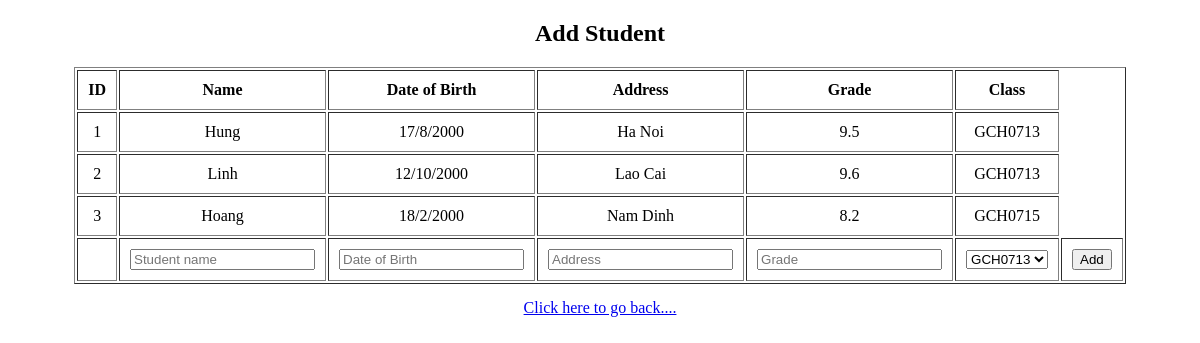
/add_student.php (signed in), run on the app's committed database.
### tables this page shows
CREATE TABLE `student` (
  `student_id` int(11) NOT NULL,
  `student_name` varchar(255) NOT NULL,
  `student_DoB` varchar(255) NOT NULL,
  `student_address` varchar(255) NOT NULL,
  `student_grade` float NOT NULL,
  `class_id` int(11) NOT NULL
);

CREATE TABLE `class` (
  `class_id` int(11) NOT NULL,
  `class_name` varchar(255) NOT NULL
);

### add_student.php (the view, shortened to what this page needs)
<?php
require_once "connect_db.php";
?>
<!DOCTYPE html>
<html lang="en">
<head>
  <link rel="stylesheet" href="styles/style.css">
</head>
<body>
  <aside>
    <div id="student">
      <h1 align="center">Add Student</h1>
      <table align="center" border="1" style="text-align: center;">
        <tr>
          <th>ID</th>
          <th>Name</th>
          <th>Date of Birth</th>
          <th>Address</th>
          <th>Grade</th>
          <th>Class</th>
        </tr>
        <?php
        $sql1 = "SELECT `student_id`, `student_name`, `student_DoB`, `student_address`, `student_grade`, `class_name` \n"
          . "FROM `student` INNER JOIN `class`\n"
          . "ON `student`.`class_id` = `class`.`class_id`";
        $result1 = $conn->query($sql1);
        while ($row1 = mysqli_fetch_array($result1)) {
          $id = $row1['student_id'];
          $name = $row1['student_name'];
          $DoB = $row1['student_DoB'];
          $address = $row1['student_address'];
          $grade = $row1['student_grade'];
          $class = $row1['class_name'];
        ?>
          <tr>
            <td><?= $id ?></td>
            <td><?= $name ?></td>
            <td><?= $DoB ?></td>
            <td><?= $address ?></td>
            <td><?= $grade ?></td>
            <td><?= $class ?></td>
          </tr>
        <?php } ?>
        <tr>
          <form action="/acction/add_student.php" method="POST" enctype="multipart/form-data">
            <td></td>
            <td><input type="text" name="name" required placeholder="Student name"></td>
            <td><input type="text" name="DoB" required placeholder="Date of Birth"></td>
            <td><input type="text" name="address" required placeholder="Address"></td>
            <td><input type="number" name="grade" required placeholder="Grade"></td>
            <td>
              <select name="class">
                <?php
                $sql = "SELECT * FROM `class`";
                $result = $conn->query($sql);
                while ($row = mysqli_fetch_array($result)) {
                  $class_id = $row['class_id'];
                  $class_name = $row['class_name']; ?>
                  <option value="<?= $class_id ?>"><?= $class_name ?></option>
                <?php } ?>
              </select>
            </td>
            <td><input type="submit" value="Add" name="add"></td>
          </form>
        </tr>
      </table>
    </div>
    <div align="center" id="link">
      <a href="/index_student.php">Click here to go back....</a>
    </div>
  </aside>
</body>
</html>

### styles/style.css (style rules this page uses)
th, td { padding: 10px; }
#link { padding: 15px; }

### data on the page
student: student_id "1", student_name "Hung", student_DoB "17/8/2000", student_address "Ha Noi", student_grade "9.5", class.class_name "GCH0713"
student: student_id "2", student_name "Linh", student_DoB "12/10/2000", student_address "Lao Cai", student_grade "9.6", class.class_name "GCH0713"
student: student_id "3", student_name "Hoang", student_DoB "18/2/2000", student_address "Nam Dinh", student_grade "8.2", class.class_name "GCH0715"

### other printed values
form field class "GCH0713"
